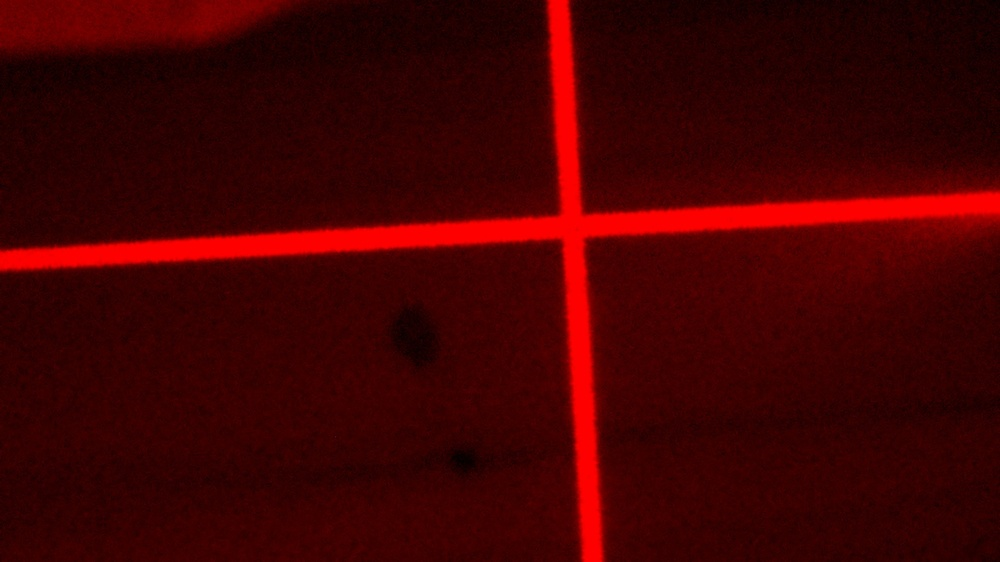
#> input picture test_scripts/blob-12.jpg, 1000 x 562 px, shrunk from 1920 x 1080 before the run
$ python thick_crosshair3.py
#> lines starting #> are read from the running program, lines starting #| are printed output that depends on the picture; after the words box and inside, x2 and y2 are one past the last pixel; in counts of white or black regions, pixels touching at a corner belong together
import cv2
import numpy as np
import math

# ----------------------------
# 1) "Redness" extraction
# ----------------------------
def redness_image(bgr: np.ndarray) -> np.ndarray:
    """
    Returns a single-channel float32 image emphasizing red features:
        redness = R - 0.5*(G + B)
    """
    b = bgr[:, :, 0].astype(np.float32)
    g = bgr[:, :, 1].astype(np.float32)
    r = bgr[:, :, 2].astype(np.float32)
    red = r - 0.5 * (g + b)
    return red

# ----------------------------
# 2) Threshold + cleanup
# ----------------------------
def segment_crosshair_from_redness(bgr: np.ndarray, roi_frac=0.8):
    """
    Produces a binary mask (0/255) of likely crosshair pixels.
    Threshold is chosen from a centered ROI to reduce background influence.
    """
    H, W = bgr.shape[:2]
    red = redness_image(bgr)

    # Normalize to 8-bit for thresholding
    red_norm = cv2.normalize(red, None, 0, 255, cv2.NORM_MINMAX).astype(np.uint8)

    # Center ROI for threshold selection
    rw = int(W * roi_frac)
    rh = int(H * roi_frac)
    x0 = (W - rw) // 2
    y0 = (H - rh) // 2
    roi = red_norm[y0:y0+rh, x0:x0+rw]

    # Otsu threshold on ROI, then apply globally
    _, t = cv2.threshold(roi, 0, 255, cv2.THRESH_BINARY + cv2.THRESH_OTSU)
    bw = (red_norm >= t).astype(np.uint8) * 255

    # Morphological cleanup: close to fill bright cores, open to remove specks
    k_close = cv2.getStructuringElement(cv2.MORPH_RECT, (7, 7))
    k_open  = cv2.getStructuringElement(cv2.MORPH_RECT, (3, 3))
    bw = cv2.morphologyEx(bw, cv2.MORPH_CLOSE, k_close, iterations=1)
    bw = cv2.morphologyEx(bw, cv2.MORPH_OPEN,  k_open,  iterations=1)

    return bw, red_norm

# ----------------------------
# 3) Skeletonization (thinning)
#    (pure OpenCV morphology loop)
# ----------------------------
# [110 lines left out: functions skeletonize, _normalize_rho_theta, _intersect_rho_theta, fit_crosshair_lines_from_skeleton, crosshair_angle_from_theta, not called in this run]

# ----------------------------
# 5) Full pipeline
# ----------------------------
def detect_crosshair_pipeline(
    jpg_path: str,
    roi_frac_for_thresh: float = 0.8,
    debug_prefix: str = "dbg"
):
    """
    End-to-end:
      JPG -> redness -> threshold -> cleanup -> skeleton -> Hough -> intersection

    Returns dict with x,y,theta_deg and writes debug images.
    """
#> called with jpg_path = 'blob-12.jpg', roi_frac_for_thresh = 0.8, debug_prefix = 'blob12-debug'
    img = cv2.imread(jpg_path, cv2.IMREAD_COLOR)
#> img is the input picture: shape (562, 1000, 3); mean B, G, R 1.2, 1.1, 66.9
    if img is None:
        raise FileNotFoundError(jpg_path)

    bw, red_norm = segment_crosshair_from_redness(img, roi_frac=roi_frac_for_thresh)
#> in redness_image, `b = bgr[:, :, 0].astype(np.float32)`:
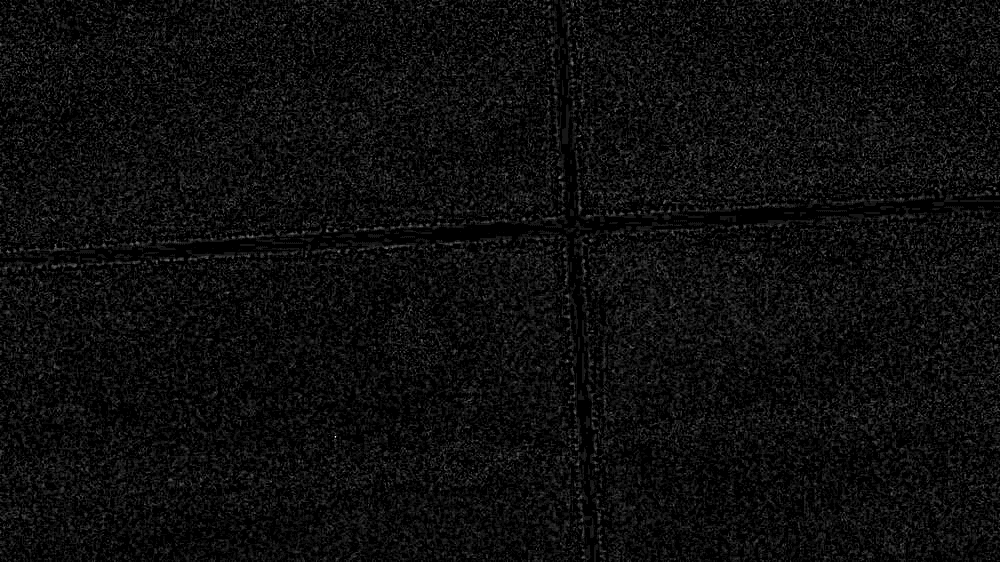
#> b: shape (562, 1000) float32; min 0, max 22, mean 1.2; drawn with min black and max white
#> in redness_image, `r = bgr[:, :, 2].astype(np.float32)`:
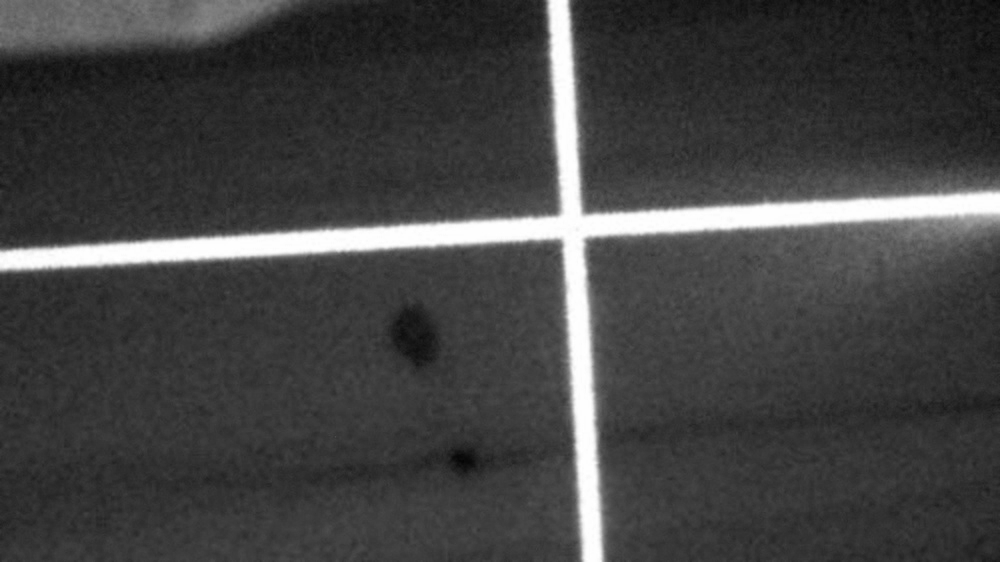
#> r: shape (562, 1000) float32; min 4, max 255, mean 66.9
#> in segment_crosshair_from_redness, `roi = red_norm[y0:y0+rh, x0:x0+rw]`:
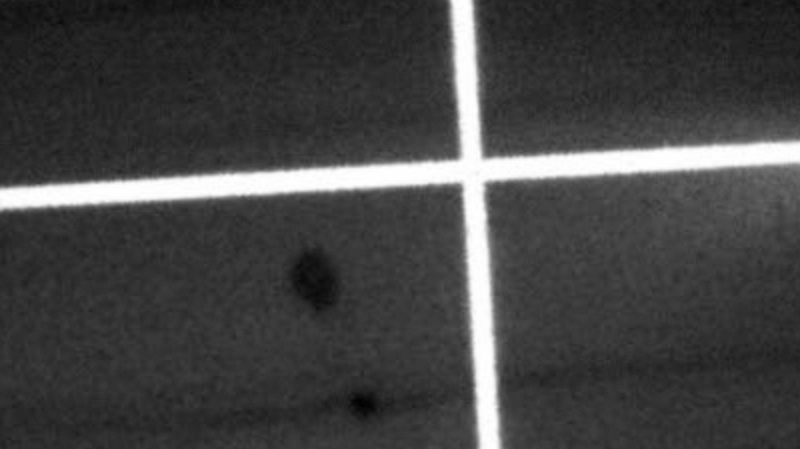
#> roi: shape (449, 800); min 0, max 255, mean 67.4
#> in segment_crosshair_from_redness, `_, t = cv2.threshold(roi, 0, 255, cv2.THRESH_BINARY + cv2.THRESH_OTSU)`:
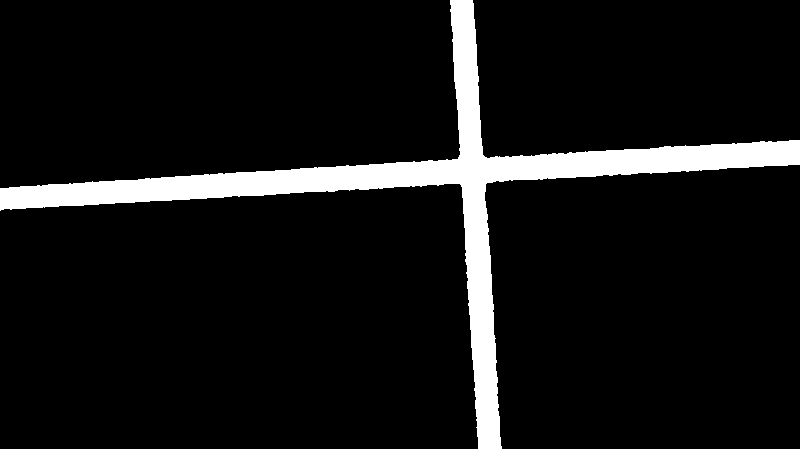
#> t: shape (449, 800); 8.2% white; 1 white region, box (x1, y1, x2, y2) and area: (0, 0, 800, 449) 29477
    skel = skeletonize(bw)

    fitted = fit_crosshair_lines_from_skeleton(skel)
    if fitted is None:
        return None

    (rho1, th1), (rho2, th2) = fitted
    p = _intersect_rho_theta(rho1, th1, rho2, th2)
    if p is None:
        return None
    cx, cy = p
    theta_deg = crosshair_angle_from_theta(th1, th2)

    # Debug overlay
    overlay = img.copy()
    cv2.drawMarker(overlay, (int(round(cx)), int(round(cy))), (0, 255, 255),
                   markerType=cv2.MARKER_CROSS, markerSize=20, thickness=2)

    H, W = img.shape[:2]
    # [8 lines left out: function draw_line, not called in this run]

    draw_line(rho1, th1, (0, 255, 0))
    draw_line(rho2, th2, (0, 255, 0))

    cv2.imwrite(f"{debug_prefix}_rednorm.png", red_norm)
    cv2.imwrite(f"{debug_prefix}_mask.png", bw)
    cv2.imwrite(f"{debug_prefix}_skel.png", skel)
    cv2.imwrite(f"{debug_prefix}_overlay.png", overlay)

    return {
        "x": cx,
        "y": cy,
        "theta_deg": theta_deg,
        "debug": {
            "rednorm": f"{debug_prefix}_rednorm.png",
            "mask": f"{debug_prefix}_mask.png",
            "skeleton": f"{debug_prefix}_skel.png",
            "overlay": f"{debug_prefix}_overlay.png",
        }
    }

# Example:
#> (the run stopped early here; a loop or call above may not have finished)

$ run again, with test_scripts/blob-1.jpg copied over test_scripts/blob-12.jpg
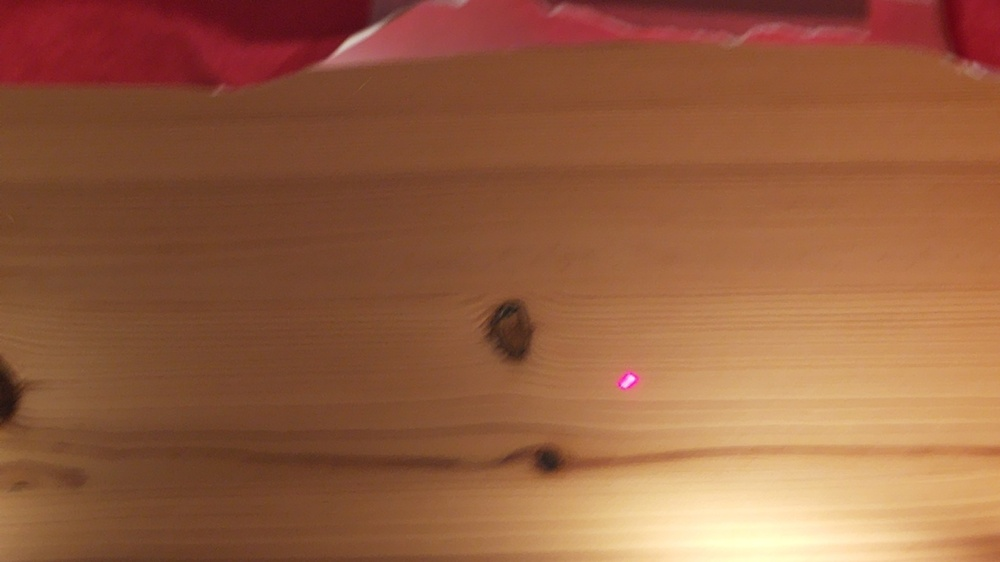
#> input picture test_scripts/blob-1.jpg, 1000 x 562 px, shrunk from 1920 x 1080 before the run
#> in detect_crosshair_pipeline, img is the input picture: shape (562, 1000, 3); mean B, G, R 64.3, 94.8, 149.5
#> in segment_crosshair_from_redness, `roi = red_norm[y0:y0+rh, x0:x0+rw]`:
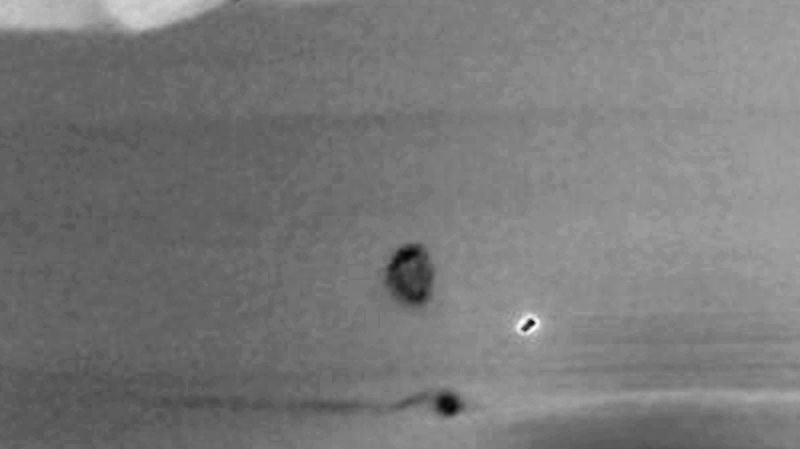
#> roi: shape (449, 800); min 2, max 255, mean 120.8
#> in segment_crosshair_from_redness, `_, t = cv2.threshold(roi, 0, 255, cv2.THRESH_BINARY + cv2.THRESH_OTSU)`:
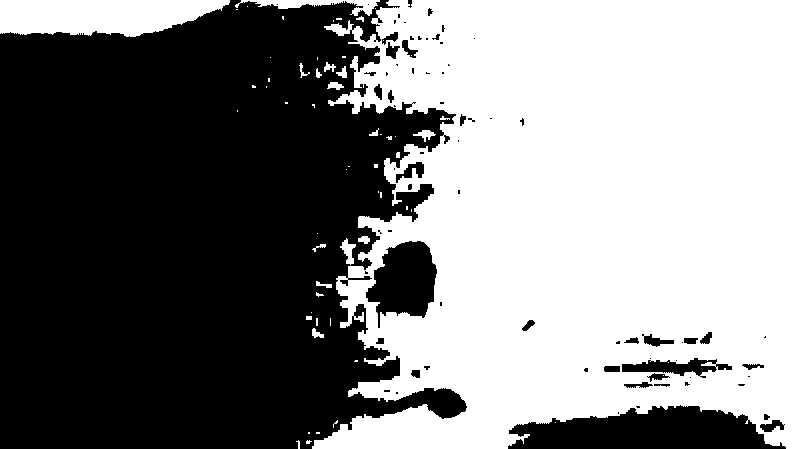
#> t: shape (449, 800); 50.7% white; 75 black regions (45 under 20 px), largest, box (x1, y1, x2, y2) and area: (0, 0, 467, 449) 161338, (508, 405, 786, 449) 8414, (366, 241, 437, 328) 3925

$ run again, with test_scripts/blob-10.jpg copied over test_scripts/blob-12.jpg
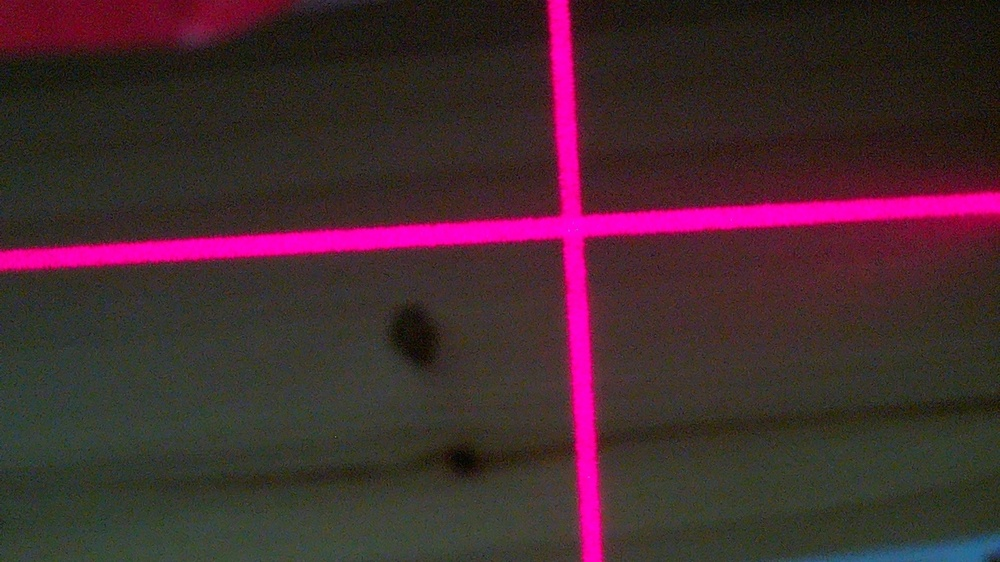
#> input picture test_scripts/blob-10.jpg, 1000 x 562 px, shrunk from 1920 x 1080 before the run
#> in detect_crosshair_pipeline, img is the input picture: shape (562, 1000, 3); mean B, G, R 47.6, 41.8, 67.5
#> in segment_crosshair_from_redness, `roi = red_norm[y0:y0+rh, x0:x0+rw]`:
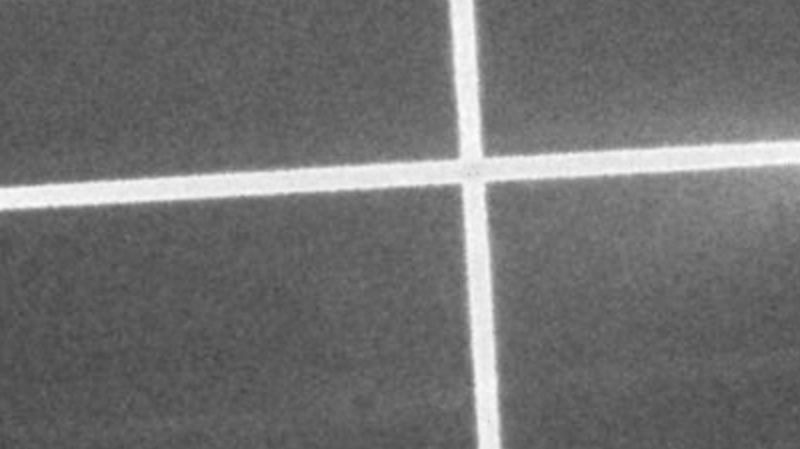
#> roi: shape (449, 800); min 69, max 254, mean 111.7
#> in segment_crosshair_from_redness, `_, t = cv2.threshold(roi, 0, 255, cv2.THRESH_BINARY + cv2.THRESH_OTSU)`:
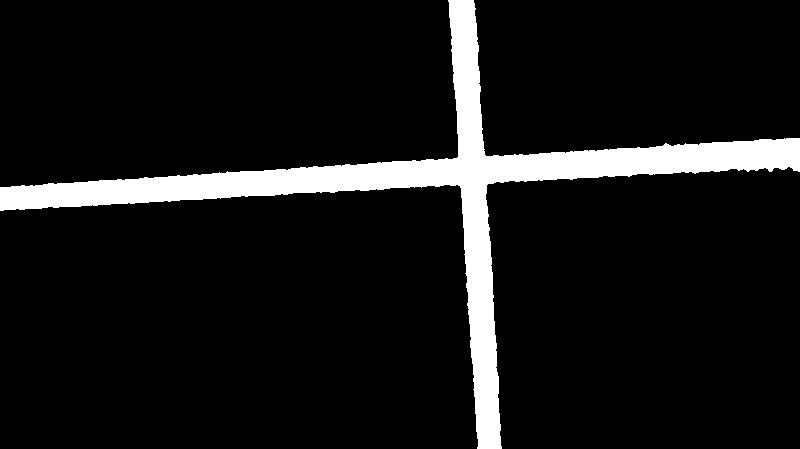
#> t: shape (449, 800); 8.9% white; 1 white region, box (x1, y1, x2, y2) and area: (0, 0, 800, 449) 32072

$ run again, with test_scripts/blob-11.jpg copied over test_scripts/blob-12.jpg
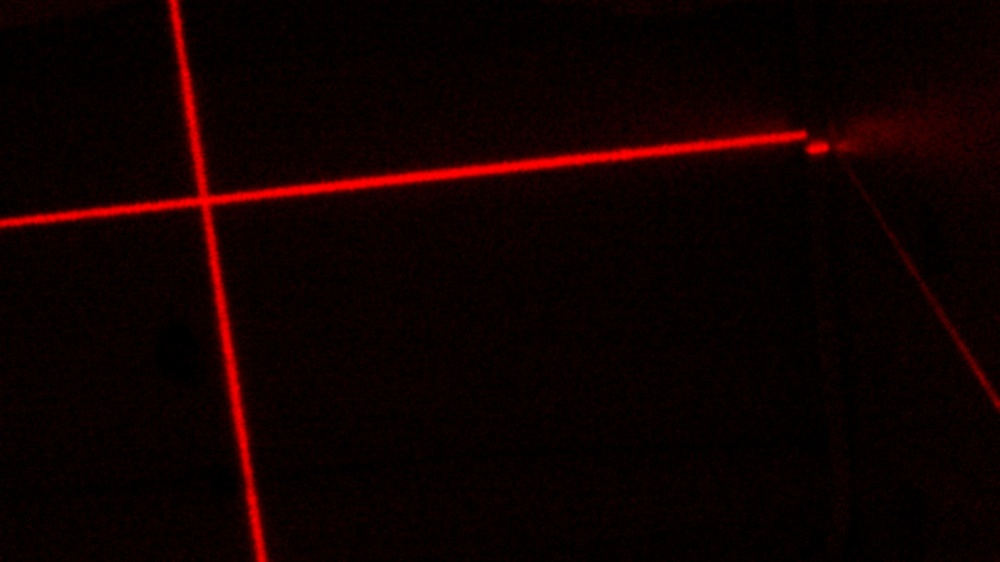
#> input picture test_scripts/blob-11.jpg, 1000 x 562 px, shrunk from 1920 x 1080 before the run
#> in detect_crosshair_pipeline, img is the input picture: shape (562, 1000, 3); mean B, G, R 0.6, 0.8, 15.8
#> in redness_image, `g = bgr[:, :, 1].astype(np.float32)`:
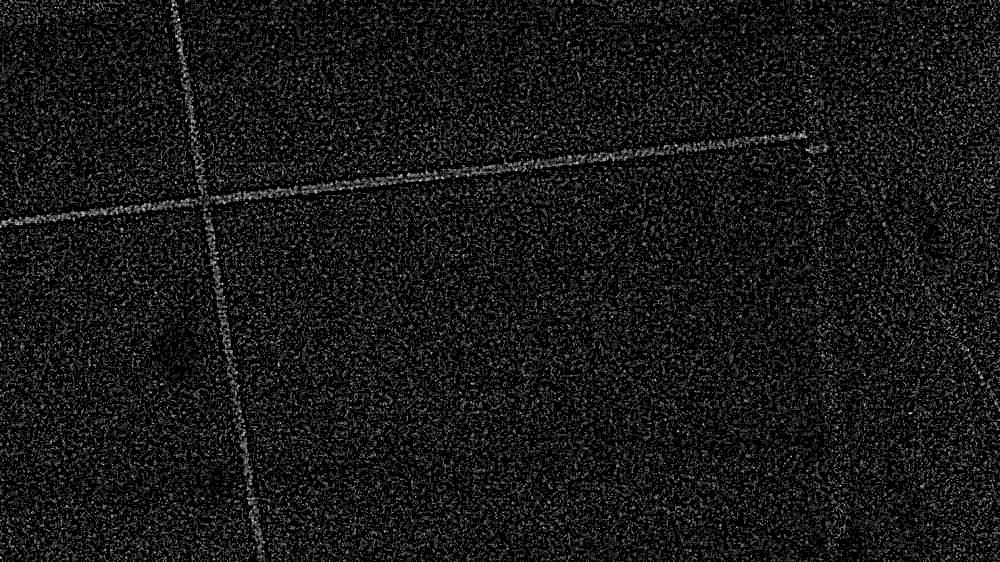
#> g: shape (562, 1000) float32; min 0, max 9, mean 0.823; drawn with min black and max white
#> in segment_crosshair_from_redness, `_, t = cv2.threshold(roi, 0, 255, cv2.THRESH_BINARY + cv2.THRESH_OTSU)`:
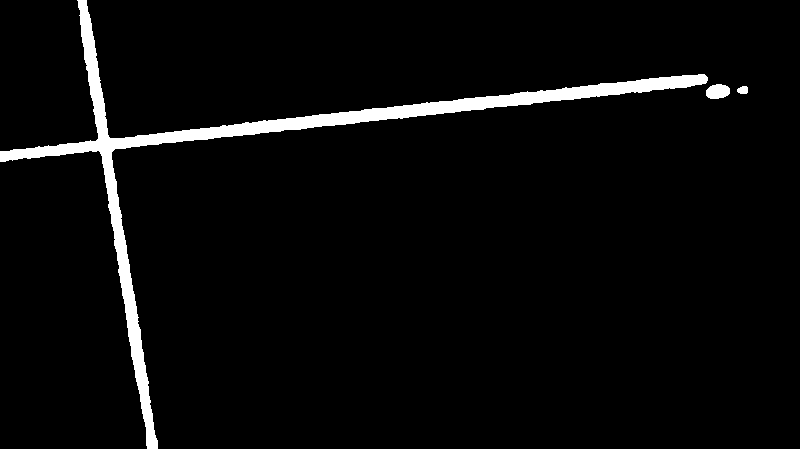
#> t: shape (449, 800); 3.8% white; 3 white regions, box (x1, y1, x2, y2) and area: (0, 0, 708, 449) 13281, (706, 84, 730, 99) 288, (737, 86, 748, 94) 73
